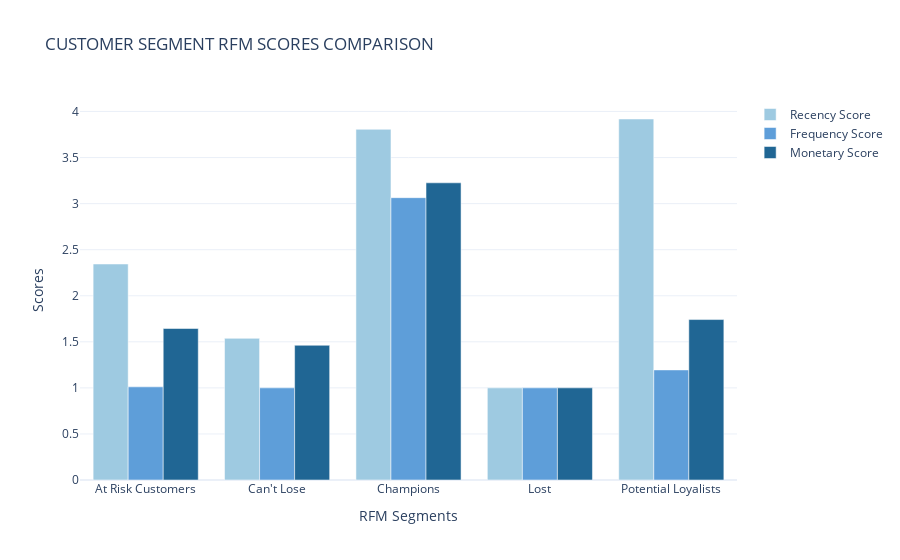

Notebook code cell kept with this figure:
### Markdown cell above
COMPARING THE RFM VALUES OF EACH SEGMENT

### Code cell
customer_rfm = df.groupby('CustomerSegment')[['RecencyScore', 'FrequencyScore', 'MonetaryScore']].mean().reset_index()

#grouped barchart
fig = go.Figure()

fig.add_trace(go.Bar(
    x = customer_rfm['CustomerSegment'],
    y = customer_rfm['RecencyScore'],
    name = 'Recency Score',
    marker_color = 'rgb(158, 202, 225)'
    )
)

fig.add_trace(go.Bar(
    x = customer_rfm['CustomerSegment'],
    y = customer_rfm['FrequencyScore'],
    name = 'Frequency Score',
    marker_color = 'rgb(94, 158, 217)'
    )
)

fig.add_trace(go.Bar(
    x = customer_rfm['CustomerSegment'],
    y = customer_rfm['MonetaryScore'],
    name = 'Monetary Score',
    marker_color = 'rgb(32, 102, 148)'
    )
)

fig.update_layout(
    title = 'CUSTOMER SEGMENT RFM SCORES COMPARISON',
    xaxis_title = 'RFM Segments',
    yaxis_title = 'Scores'
)

fig.show()

### Figure 1 — Plotly figure (JSON) as saved in the notebook; plotly's stock layout.template omitted (floating-point values rounded to 4 significant figures)
{"data": [{"marker": {"color": "rgb(158, 202, 225)"}, "name": "Recency Score", "type": "bar", "x": ["At Risk Customers", "Can't Lose", "Champions", "Lost", "Potential Loyalists"], "y": [2.344, 1.538, 3.806, 1, 3.918]}, {"marker": {"color": "rgb(94, 158, 217)"}, "name": "Frequency Score", "type": "bar", "x": ["At Risk Customers", "Can't Lose", "Champions", "Lost", "Potential Loyalists"], "y": [1.011, 1, 3.065, 1, 1.195]}, {"marker": {"color": "rgb(32, 102, 148)"}, "name": "Monetary Score", "type": "bar", "x": ["At Risk Customers", "Can't Lose", "Champions", "Lost", "Potential Loyalists"], "y": [1.644, 1.462, 3.226, 1, 1.742]}], "layout": {"autosize": true, "title": {"text": "CUSTOMER SEGMENT RFM SCORES COMPARISON"}, "xaxis": {"autorange": true, "range": [-0.5, 4.5], "title": {"text": "RFM Segments"}, "type": "category"}, "yaxis": {"autorange": true, "range": [0, 4.125], "title": {"text": "Scores"}, "type": "linear"}}}
